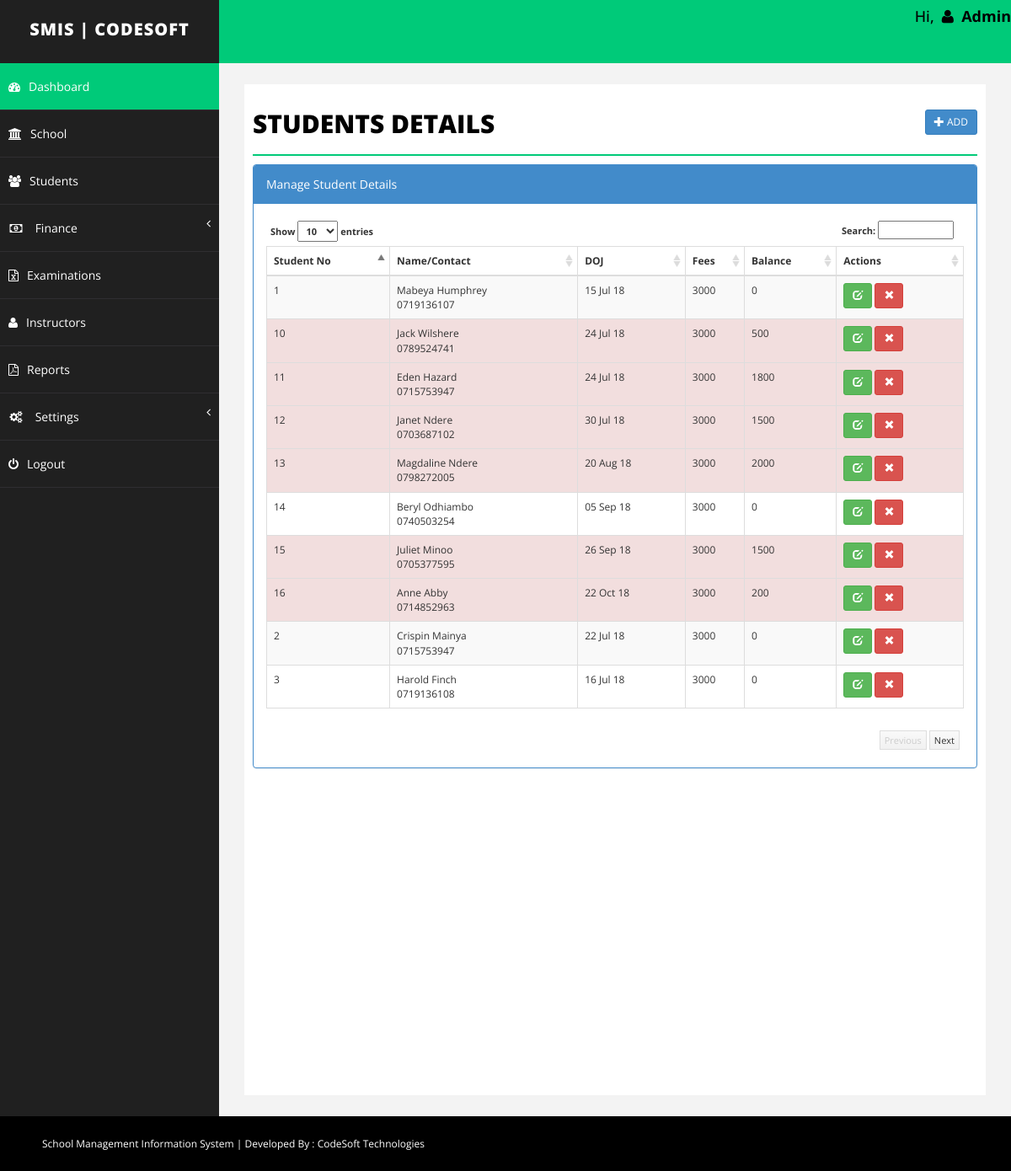
The page /Students/student.php (signed in) on the database as committed earlier.
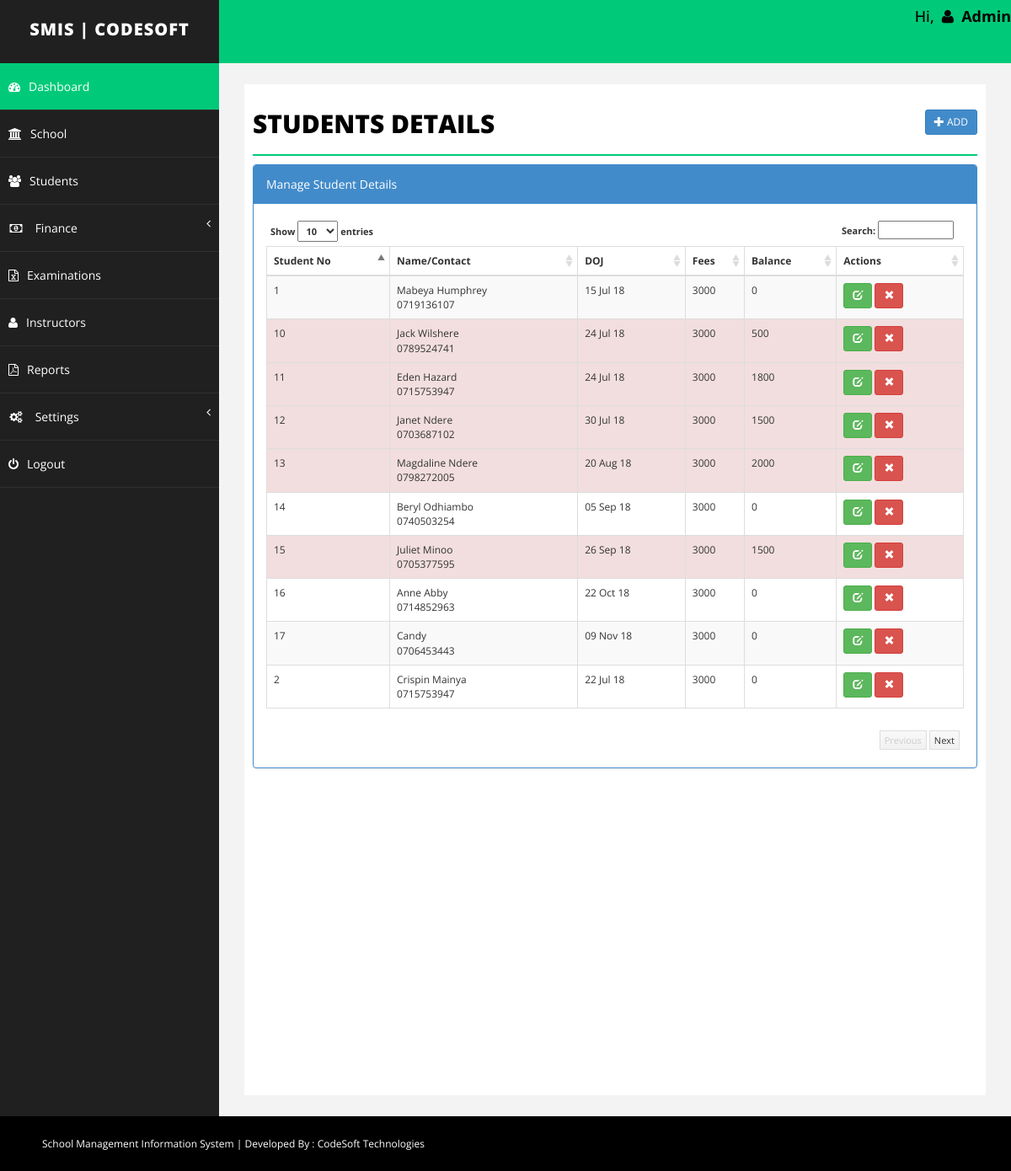
The same page on the database as committed later.
### tables this page shows
CREATE TABLE `student` (
  `id` int(255) NOT NULL,
  `emailid` varchar(255) NOT NULL,
  `sname` varchar(255) NOT NULL,
  `joindate` datetime NOT NULL,
  `about` text NOT NULL,
  `contact` varchar(255) NOT NULL,
  `fees` int(255) NOT NULL,
  `branch` varchar(255) NOT NULL,
  `balance` int(255) NOT NULL,
  `delete_status` enum('0','1') NOT NULL DEFAULT '0'
);

### Students/student.php (the view, shortened to what the changed rows need)
<?php
	include("../Include/dbconnect.php");
	$id="";
	$emailid='';
	$sname='';
	$joindate = '';
	$remark='';
	$contact='';
	$balance = 0;
	$fees='';
	$about = '';
	$branch='';
	$action = "add";
?>
<!DOCTYPE html>
<html xmlns="http://www.w3.org/1999/xhtml">
<head>
	<?php include("../Include/links.php"); ?>
</head>
<?php
	include("../Include/header.php");
?>
        <div id="page-wrapper">
            <div id="page-inner">
                <div class="row">
                    <div class="col-md-12">
                        <h1 class="page-head-line">Students Details
							<?php
								echo (isset($_GET['action']) && @$_GET['action']=="add" || @$_GET['action']=="edit")?
								' <a href="student.php" class="btn btn-primary btn-sm pull-right">Back <i class="glyphicon glyphicon-arrow-right"></i></a>':'<a href="student.php?action=add" class="btn btn-primary btn-sm pull-right"><i class="glyphicon glyphicon-plus"></i> Add </a>';
							?>
						</h1>
                    </div>
                </div>
				<?php
				if(isset($_GET['action']) && @$_GET['action']=="add" || @$_GET['action']=="edit")
				{
				?>
				<script type="text/javascript" src="../../js/validation/jquery.validate.min.js"></script>
                	<div class="row">
						<div class="col-sm-10 col-sm-offset-1">
               				<div class="panel panel-primary">
								<div class="panel-heading">
									<?php echo ($action=="add")? "Add Student": "Edit Student"; ?>
								</div>
								<form action="student.php" method="post" id="signupForm1" class="form-horizontal">
                        		<div class="panel-body">
									<fieldset class="scheduler-border" >
						 				<legend  class="scheduler-border">Personal Information:</legend>
											<div class="form-group">
												<label class="col-sm-2 control-label" for="Old">Name* </label>
												<div class="col-sm-10">
													<input type="text" class="form-control" id="sname" name="sname" value="<?php echo $sname;?>"  />
												</div>
											</div>
											<div class="form-group">
													<label class="col-sm-2 control-label" for="Old">Contact* </label>
													<div class="col-sm-10">
														<input type="text" class="form-control" id="contact" name="contact" value="<?php echo $contact;?>" maxlength="10" />
													</div>
											</div>
											<div class="form-group">
												<label class="col-sm-2 control-label" for="Old">Branch* </label>
												<div class="col-sm-10">
													<select  class="form-control" id="branch" name="branch" >
														<option value="" >Select Branch</option>
														<?php
															$sql = "select * from branch where delete_status='0' order by branch.branch asc";
															$q = $conn->query($sql);
															while($r = $q->fetch_assoc())
															{
															echo '<option value="'.$r['id'].'"  '.(($branch==$r['id'])?'selected="selected"':'').'>'.$r['branch'].'</option>';
															}
														?>
													</select>
												</div>
											</div>
											<div class="form-group">
												<label class="col-sm-2 control-label" for="Old">DOJ* </label>
													<div class="col-sm-10">
														<input type="text" class="form-control" id="joindate" name="joindate" value="<?php echo  ($joindate!='')?date("Y-m-d", strtotime($joindate)):'';?>" style="background-color: #fff;" readonly />
													</div>
											</div>
						 			</fieldset>
									<fieldset class="scheduler-border" >
						 				<legend  class="scheduler-border">Fee Information:</legend>
										<div class="form-group">
												<label class="col-sm-2 control-label" for="Old">Total Fees* </label>
												<div class="col-sm-10">
													<input type="text" class="form-control" id="fees" name="fees" value="<?php echo $fees;?>" <?php echo ($action=="update")?"disabled":""; ?>  />
												</div>
										</div>
										<?php
										if($action=="add")
										{
										?>
										<div class="form-group">
												<label class="col-sm-2 control-label" for="Old">Advance Fee* </label>
												<div class="col-sm-10">
													<input type="text" class="form-control" id="advancefees" name="advancefees" readonly   />
												</div>
										</div>
										<?php
										}
										?>
										<div class="form-group">
												<label class="col-sm-2 control-label" for="Old">Balance </label>
												<div class="col-sm-10">
													<input type="text" class="form-control"  id="balance" name="balance" value="<?php echo $balance;?>" disabled />
												</div>
										</div>
										<?php
										if($action=="add")
										{
										?>
										<div class="form-group">
											<label class="col-sm-2 control-label" for="Password">Fee Remark </label>
											<div class="col-sm-10">
												<textarea class="form-control" id="remark" name="remark"><?php echo $remark;?></textarea >
											</div>
										</div>
										<?php
										}
										?>
									</fieldset>
							 		<fieldset class="scheduler-border" >
						 				<legend  class="scheduler-border">Optional Information:</legend>
										<div class="form-group">
											<label class="col-sm-2 control-label" for="Password">About Student </label>
											<div class="col-sm-10">
												<textarea class="form-control" id="about" name="about"><?php echo $about;?></textarea >
											</div>
										</div>
										<div class="form-group">
											<label class="col-sm-2 control-label" for="Old">Email Id </label>
											<div class="col-sm-10">
												<input type="text" class="form-control" id="emailid" name="emailid" value="<?php echo $emailid;?>"  />
											</div>
										</div>
									</fieldset>
									<div class="form-group">
										<div class="col-sm-8 col-sm-offset-2">
											<input type="hidden" name="id" value="<?php echo $id;?>">
											<input type="hidden" name="action" value="<?php echo $action;?>">
											<button type="submit" name="save" class="btn btn-primary">Save </button>
										</div>
									</div>
                         		</div>
							</form>
                        </div>
                    </div>
                </div>
			<script type="text/javascript">
				$( document ).ready( function () {
				$( "#joindate" ).datepicker({
					dateFormat:"yy-mm-dd",
					changeMonth: true,
					changeYear: true,
					yearRange: "1970:<?php echo date('Y');?>"
					});
				if($("#signupForm1").length > 0)
				{
				<?php if($action=='add')
				{
				?>
				$( "#signupForm1" ).validate( {
					rules: {
						sname: "required",
						joindate: "required",
						emailid: "email",
						branch: "required",
					contact: {
						required: true,
						digits: true
					},
					fees: {
						required: true,
						digits: true
					},
					advancefees: {
						required: true,
						digits: true
					},
				},
				<?php
				}else
				{
				?>
				$( "#signupForm1" ).validate( {
					rules: {
						sname: "required",
						joindate: "required",
						emailid: "email",
						branch: "required",
						contact: {
							required: true,
							digits: true
						}
					},
					<?php
					}
					?>
					errorElement: "em",
					errorPlacement: function ( error, element ) {
						// Add the `help-block` class to the error element
						error.addClass( "help-block" );
						// Add `has-feedback` class to the parent div.form-group
						// in order to add icons to inputs
						element.parents( ".col-sm-10" ).addClass( "has-feedback" );
						if ( element.prop( "type" ) === "checkbox" ) {
							error.insertAfter( element.parent( "label" ) );
						} else {
							error.insertAfter( element );
						}
						// Add the span element, if doesn't exists, and apply the icon classes to it.
						if ( !element.next( "span" )[ 0 ] ) {
							$( "<span class='glyphicon glyphicon-remove form-control-feedback'></span>" ).insertAfter( element );
						}
					},
					success: function ( label, element ) {
						// Add the span element, if doesn't exists, and apply the icon classes to it.
						if ( !$( element ).next( "span" )[ 0 ] ) {
							$( "<span class='glyphicon glyphicon-ok form-control-feedback'></span>" ).insertAfter( $( element ) );
						}
					},
					highlight: function ( element, errorClass, validClass ) {
						$( element ).parents( ".col-sm-10" ).addClass( "has-error" ).removeClass( "has-success" );
						$( element ).next( "span" ).addClass( "glyphicon-remove" ).removeClass( "glyphicon-ok" );
					},
					unhighlight: function ( element, errorClass, validClass ) {
						$( element ).parents( ".col-sm-10" ).addClass( "has-success" ).removeClass( "has-error" );
						$( element ).next( "span" ).addClass( "glyphicon-ok" ).removeClass( "glyphicon-remove" );
					}
				} );
				}
				} );
				$("#fees").keyup( function(){
					$("#advancefees").val("");
					$("#balance").val(0);
					var fee = $.trim($(this).val());
					if( fee!='' && !isNaN(fee))
					{
						$("#advancefees").removeAttr("readonly");
						$("#balance").val(fee);
						$('#advancefees').rules("add", {
							max: parseInt(fee)
						});
					}
					else{
						$("#advancefees").attr("readonly","readonly");
					}
				});
				$("#advancefees").keyup( function(){
					var advancefees = parseInt($.trim($(this).val()));
					var totalfee = parseInt($("#fees").val());
					if( advancefees!='' && !isNaN(advancefees) && advancefees<=totalfee)
					{
						var balance = totalfee-advancefees;
						$("#balance").val(balance);
					}
					else{
						$("#balance").val(totalfee);
					}
				});
			</script>
			<?php
				}else{
			?>
			<link href="../../css/datatable/datatable.css" rel="stylesheet" />
			<div class="panel panel-primary">
                <div class="panel-body">
                    <div class="table-sorting table-responsive">
                        <table class="table table-striped table-bordered table-hover" id="tSortable22">
                            <thead>
                                <tr>
                                    <th>Student No</th>
                                    <th>Name/Contact</th>
                                    <th>DOJ</th>
                                    <th>Fees</th>
									<th>Balance</th>
									<th>Actions</th>
                                </tr>
                            </thead>
                            <tbody>
								<?php
									$sql = "select * from student where delete_status='0'";
									$q = $conn->query($sql);
									$i=1;
									while($r = $q->fetch_assoc())
									{
									echo '<tr '.(($r['balance']>0)?'class="danger"':'').'>
                                            <td>'.$i.'</td>
                                            <td>'.$r['sname'].'<br/>'.$r['contact'].'</td>
                                            <td>'.date("d M y", strtotime($r['joindate'])).'</td>
                                            <td>'.$r['fees'].'</td>
											<td>'.$r['balance'].'</td>
											<td>
												<a href="student.php?action=edit&id='.$r['id'].'" class="btn btn-success btn-sm"><span class="glyphicon glyphicon-edit"></span></a>
												<a onclick="return confirm(\'Are you sure you want to delete this record\');" href="student.php?action=delete&id='.$r['id'].'" class="btn btn-danger btn-sm"><span class="glyphicon glyphicon-remove"></span></a>
											</td>
                                        </tr>';
										$i++;
									}
								?>
                            </tbody>
                        </table>
                    </div>
                </div>
            </div>
			<?php
			}
			?>
        </div>
    </div>
</div>
</body>
</html>

Rows that differ between the two databases and show on the page:
no longer on this page (row unchanged): student: sname "Harold Finch", contact "0719136108", joindate "16 Jul 18", fees "3000", balance "0"
changed student "Anne Abby": balance "200" → "0"
added student: sname "Candy", contact "0706453443", joindate "09 Nov 18", fees "3000", balance "0"
